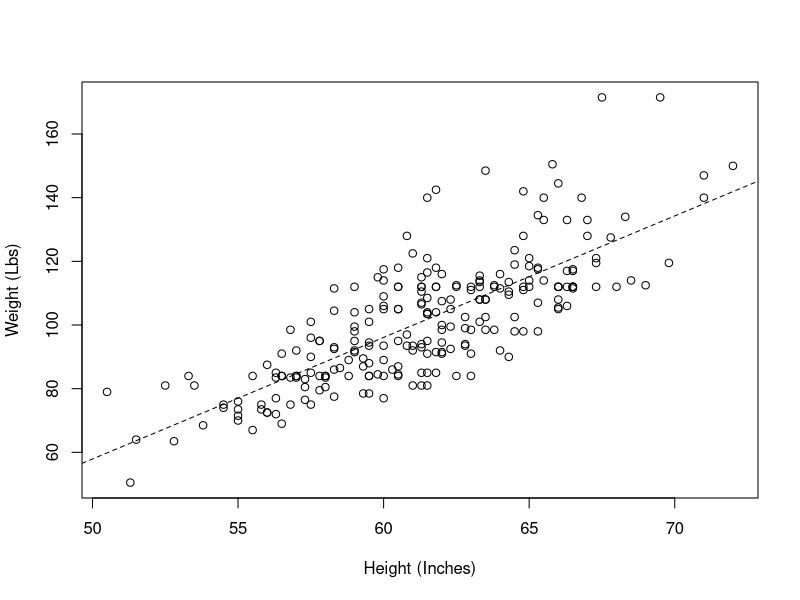

Here is the R script that generated this plot:
## ---- chunk 1
hw<-read.csv('data/heightweight.csv')
fit<-lm(weightLb~heightIn,data=hw)
plot(weightLb~heightIn,data=hw,xlab='Height (Inches)',ylab='Weight (Lbs)')
abline(fit,lty=2)
